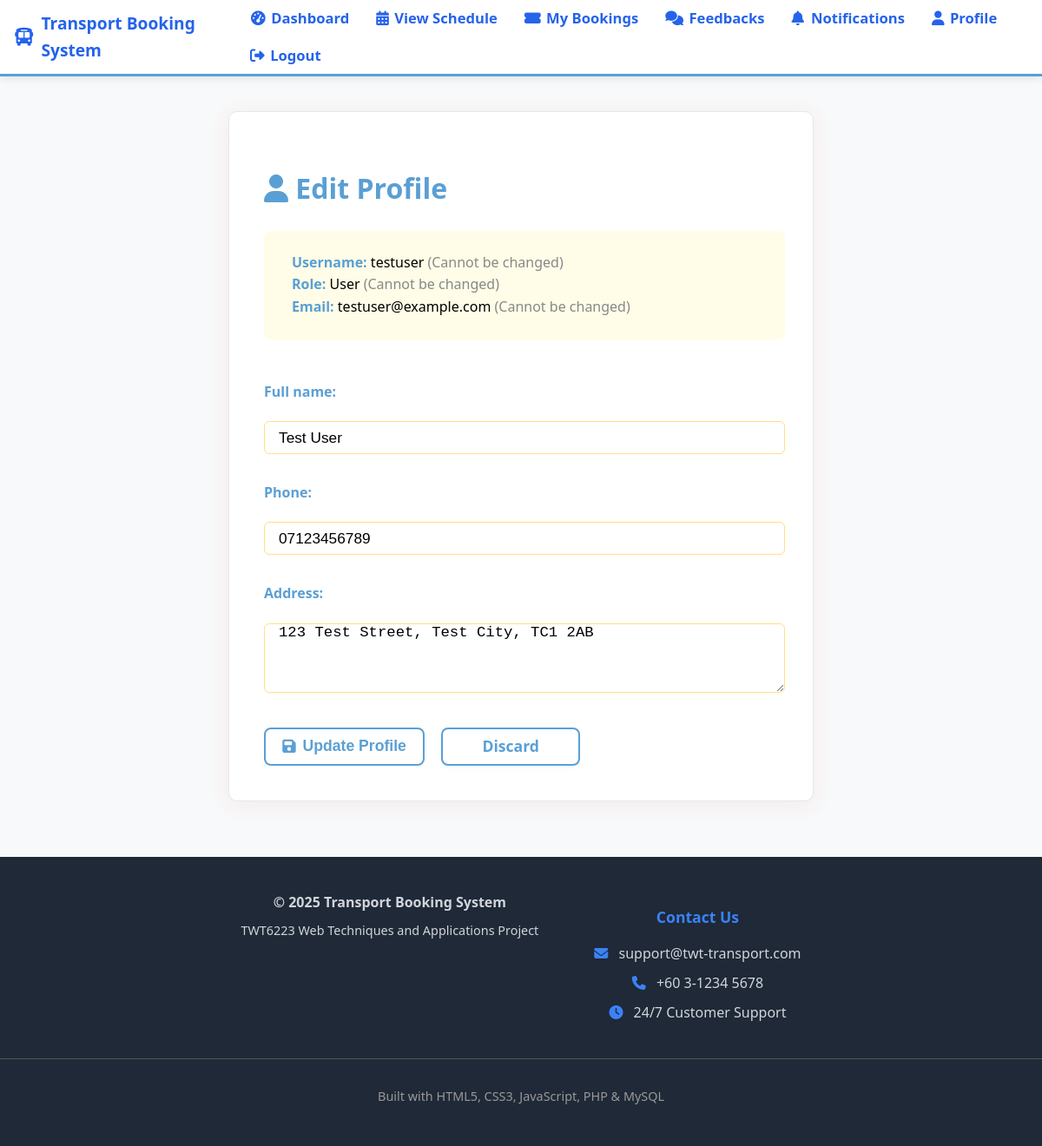
The page /views/edit_profile.php (signed in) on the database its author committed.
### tables this page shows
CREATE TABLE profiles (
    id INT AUTO_INCREMENT PRIMARY KEY,
    user_id INT NOT NULL,
    full_name VARCHAR(100),
    phone VARCHAR(20),
    address TEXT,
    FOREIGN KEY (user_id) REFERENCES users(id) ON DELETE CASCADE
);

CREATE TABLE users (
    id INT AUTO_INCREMENT PRIMARY KEY,
    username VARCHAR(150) NOT NULL UNIQUE,
    password VARCHAR(128) NOT NULL,  
    email VARCHAR(254),
    is_staff BOOLEAN DEFAULT 0,
    is_superuser BOOLEAN DEFAULT 0
);

### views/edit_profile.php (the view, shortened to what this page needs)
<?php
require_once('header.php');
$db = getDB();
$user_id = $_SESSION['user']['id'];
$sql = 'SELECT u.username, u.email, u.is_staff, u.is_superuser, p.full_name, p.phone, p.address FROM users u LEFT JOIN profiles p ON u.id = p.user_id WHERE u.id = ?';
$stmt = $db->prepare($sql);
$stmt->execute([$user_id]);
$user = $stmt->fetch(PDO::FETCH_ASSOC);
?>
<main style="display:flex;flex-direction:column;align-items:center;min-height:80vh;">
    <div class="card" style="margin-top:2.5rem;padding:2.5rem 2rem 2rem 2.5rem;min-width:400px;max-width:600px;width:100%;box-shadow:0 4px 24px rgba(229,57,53,0.08);">
        <h1 style="margin-bottom:1.5rem;"><i class="fa fa-user icon-red"></i> Edit Profile</h1>
        <form method="post" action="" style="display:flex;flex-direction:column;gap:1rem;align-items:stretch;">
            <div style="background:#fffde7;border-radius:8px;padding:1.5rem 2rem;margin-bottom:2rem;">
                <div><label style="font-weight:700;color:#5A9FD4;">Username:</label> <?php echo htmlspecialchars($user['username']); ?> <span style="color:#888;">(Cannot be changed)</span></div>
                <div><label style="font-weight:700;color:#5A9FD4;">Role:</label> <?php echo ($user['is_superuser'] ? 'Admin' : ($user['is_staff'] ? 'Admin' : 'User')); ?> <span style="color:#888;">(Cannot be changed)</span></div>
                <div><label style="font-weight:700;color:#5A9FD4;">Email:</label> <?php echo htmlspecialchars($user['email']); ?> <span style="color:#888;">(Cannot be changed)</span></div>
            </div>
            <label class="profile-label">Full name:</label>
            <input type="text" name="full_name" class="form-control" value="<?php echo htmlspecialchars($user['full_name'] ?? ''); ?>" required>
            <label class="profile-label">Phone:</label>
            <input type="text" name="phone" class="form-control" value="<?php echo htmlspecialchars($user['phone'] ?? ''); ?>" required>
            <label class="profile-label">Address:</label>
            <textarea name="address" class="form-control" style="height:80px;min-height:38px;max-height:120px;" required><?php echo htmlspecialchars($user['address'] ?? ''); ?></textarea>
            <div class="profile-form-actions">
                <button type="submit" class="bus-action-btn"><i class="fa fa-save"></i> Update Profile</button>
                <a href="profile.php" class="btn btn-warning">Discard</a>
            </div>
        </form>
    </div>
</main>
<?php require_once('footer.php'); ?>

### assets/css/style.css (style rules this page uses)
body { background: #f8f9fa; font-family: 'Segoe UI', 'Roboto', Arial, sans-serif; margin: 0; padding: 0; scroll-behavior: smooth; line-height: 1.6; }
.btn-warning, .btn-outline-danger, .btn-outline-success, .btn-outline-secondary { font-weight: 600; }
.btn-warning { background: #f8f9fa; color: #5A9FD4; border: 1px solid #5A9FD4; }
.card { background: #ffffff; border: 1px solid #e1e8ed; box-shadow: 0 2px 8px rgba(90,159,212,0.15); border-radius: 10px; }
h1, h2, h3, h4 { color: #5A9FD4; font-weight: 700; }
.icon-red { color: #5A9FD4; }
.form-control, .search-btn-red, .icon-swap { height: 48px; min-height: 48px; font-size: 1.1rem; box-sizing: border-box; }
label { font-weight: 500; margin-bottom: 0.3rem; }
.btn, .btn.user, .btn.admin, .btn-nav { display: inline-flex; align-items: center; justify-content: center; font-size: 1.3rem; padding: 0.7rem 2.2rem; border-radius: 8px; border: 2px solid #5A9FD4; font-weight: 700; cursor: pointer; transition: background 0.18s, color 0.18s, box-shadow 0.18s, transform 0.13s, border-color 0.18s; gap: 0.7rem; margin: 0 0.3rem 0.5rem 0; background: #fff; color: #5A9FD4; text-decoration: none; box-shadow: 0 2px 8px rgba(90,159,212,0.04); min-width: 160px; }
.bus-action-btn { display: inline-flex; align-items: center; gap: 0.5rem; background: #fff; color: #5A9FD4; border: 2px solid #5A9FD4; border-radius: 8px; font-weight: 600; font-size: 1.1rem; padding: 0.5rem 1.2rem; margin-top: 0.5rem; transition: background 0.2s, color 0.2s, box-shadow 0.2s; cursor: pointer; width: auto; min-width: 80px; max-width: 100%; justify-content: center; }
.bus-action-btn i, .add-bus-btn i, .back-btn i { color: inherit; transition: color 0.18s; }
.form-control { margin-bottom: 1rem; border-radius: 6px; border: 1px solid #ffe082; box-shadow: none; height: 38px; min-height: 38px; font-size: 1.08rem; padding: 0 1rem; }
.profile-form-actions { display: flex; gap: 1.2rem; margin-top: 0.5rem; justify-content: flex-start; max-width: 420px; }
.profile-form-actions .bus-action-btn, .profile-form-actions .btn-warning { height: 44px; min-height: 44px; font-size: 1.1rem; display: flex; align-items: center; justify-content: center; flex: 0 0 auto; min-width: 160px; max-width: 220px; margin-top: 0; }
.profile-form-actions .btn-warning { line-height: 1.1; padding: 0 1.5rem; box-sizing: border-box; }
.profile-label { font-weight: 700; color: #5A9FD4; margin-bottom: 0.3rem; }

### rows shown on the page
profiles: user.username "testuser", user.email "testuser@example.com", full_name "Test User", phone "07123456789", address "123 Test Street, Test City, TC1 2AB"
